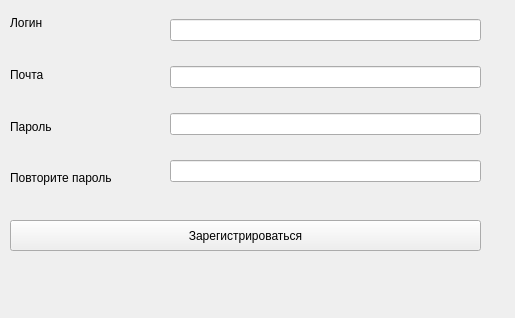
<?xml version="1.0" encoding="UTF-8"?>
<ui version="4.0">
 <class>Form</class>
 <widget class="QWidget" name="Form">
  <property name="geometry">
   <rect>
    <x>0</x>
    <y>0</y>
    <width>515</width>
    <height>318</height>
   </rect>
  </property>
  <property name="windowTitle">
   <string>Регистрация</string>
  </property>
  <widget class="QWidget" name="verticalLayoutWidget_2">
   <property name="geometry">
    <rect>
     <x>10</x>
     <y>0</y>
     <width>141</width>
     <height>201</height>
    </rect>
   </property>
   <layout class="QVBoxLayout" name="verticalLayout_2">
    <item>
     <widget class="QLabel" name="label">
      <property name="text">
       <string>Логин</string>
      </property>
     </widget>
    </item>
    <item>
     <widget class="QLabel" name="label_2">
      <property name="text">
       <string>Почта</string>
      </property>
     </widget>
    </item>
    <item>
     <widget class="QLabel" name="label_3">
      <property name="text">
       <string>Пароль</string>
      </property>
     </widget>
    </item>
    <item>
     <widget class="QLabel" name="label_4">
      <property name="text">
       <string>Повторите пароль</string>
      </property>
     </widget>
    </item>
   </layout>
  </widget>
  <widget class="QWidget" name="verticalLayoutWidget">
   <property name="geometry">
    <rect>
     <x>170</x>
     <y>0</y>
     <width>311</width>
     <height>201</height>
    </rect>
   </property>
   <layout class="QVBoxLayout" name="verticalLayout">
    <item>
     <widget class="QLineEdit" name="logEdit"/>
    </item>
    <item>
     <widget class="QLineEdit" name="mailEdit"/>
    </item>
    <item>
     <widget class="QLineEdit" name="pasEdit"/>
    </item>
    <item>
     <widget class="QLineEdit" name="pasEdit2"/>
    </item>
   </layout>
  </widget>
  <widget class="QPushButton" name="regButton">
   <property name="geometry">
    <rect>
     <x>10</x>
     <y>220</y>
     <width>471</width>
     <height>31</height>
    </rect>
   </property>
   <property name="text">
    <string>Зарегистрироваться</string>
   </property>
  </widget>
  <widget class="QLabel" name="errors">
   <property name="geometry">
    <rect>
     <x>20</x>
     <y>275</y>
     <width>501</width>
     <height>31</height>
    </rect>
   </property>
   <property name="text">
    <string/>
   </property>
  </widget>
 </widget>
 <resources/>
 <connections/>
</ui>
